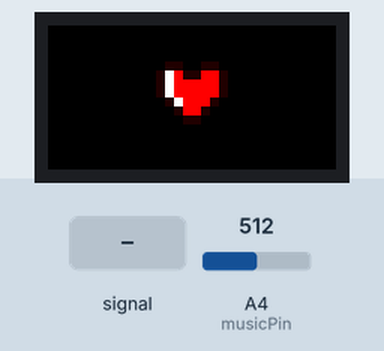
Recording of a sketch running on a simulated Arduino Uno, built with avr-gcc and run on an emulated ATmega328P. Shown: 32×16 colour display. The test bench sets the inputs (shaded band); at power-on: A4 (musicPin) = 512. What the sketch prints to the serial monitor is not drawn.

Above: at 1.2 s.
1.3 s: A4 (musicPin) fed a 200 Hz sine of ±81 counts around its level
At 1.38 s:
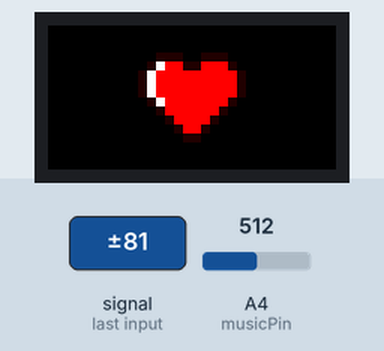
2.8 s: A4 (musicPin) fed a 1000 Hz sine of ±255 counts around its level
At 3.97 s:
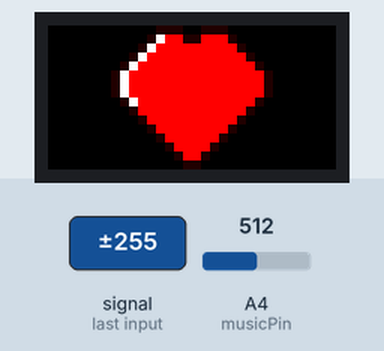
4.7 s: A4 (musicPin) set to 716
6.2 s: A4 (musicPin) set to 1023
7.7 s: A4 (musicPin) set to 511
Timing chart, 0 to 10.2 s (numbered marks = the images above; inputs shaded):
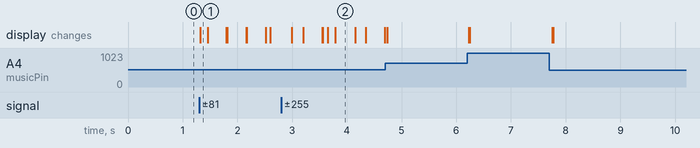

Measured:
- after the input at 1.3 s, the display: changes at once (image 1)

The sketch:

heart.ino
```cpp
#include <Adafruit_GFX.h>   // Core graphics library
#include <RGBmatrixPanel.h> // Hardware-specific library
#include "heart.h"

#define CLK 8  // MUST be on PORTB!
#define LAT A3
#define OE  9
#define A   A0
#define B   A1
#define C   A2
RGBmatrixPanel matrix(A, B, C, CLK, LAT, OE, true);

#define deltaThresh 15
#define changeWait 10000

int musicPin = A4;

int myabs(int i) {
    if (i < 0) return -1*i;
    else return i;
}

void setup() {
    matrix.begin();
    Serial.begin(9600);
    while (!Serial) {}
}

int curMusicVal;
int lastMusicVal;
int delta;
int size;
int lastBigChange = 0;
void loop() {

    curMusicVal = myabs(analogRead(musicPin) - 512);
    delta = myabs(curMusicVal - lastMusicVal);

    if (delta < deltaThresh && lastBigChange < changeWait) lastBigChange++;
    else if (delta > 50) lastBigChange = 0;

    Serial.println(lastBigChange);

    matrix.fillScreen(0);
    if (lastBigChange < 10000) {
        size = 4 + (delta/30);
        drawHeart(&matrix,16-size,9-size,size*2);
    }
    matrix.swapBuffers(false);


    lastMusicVal = curMusicVal;
}
```

heart.h
```cpp
#define heartred           matrix->Color333(0x61,0,0)
#define heartredlight      matrix->Color333(0xff,0,0)
#define heartredhighlight  matrix->Color333(0xff,0xff,0xff)

void drawHeart(RGBmatrixPanel* matrix, int x, int y, int size) {

    //Bottom left diagonal
    int j = size - 3;
    int i;
    for (i=size/2 - 1; i>0; i--) {
        matrix->drawPixel(x+i,y+j,heartred);
        for (int k=i+1; k<size-i; k++) matrix->drawPixel(x+k,y+j,heartredlight);
        if (i==1) matrix->drawPixel(x+i+1,y+j,heartredhighlight);
        j--;
    }

    //Left vertical
    matrix->drawPixel(x+i,y+j,heartred);
        for (int k=i+1; k<size-i; k++) matrix->drawPixel(x+k,y+j,heartredlight);
        matrix->drawPixel(x+i+1,y+j,heartredhighlight);
        j--;
    matrix->drawPixel(x+i,y+j,heartred);
        for (int k=i+1; k<size-i; k++) matrix->drawPixel(x+k,y+j,heartredlight);
        matrix->drawPixel(x+i+1,y+j,heartredhighlight);
        j--;
    matrix->drawPixel(x+i,y+j,heartred);
        for (int k=i+1; k<size-i; k++) matrix->drawPixel(x+k,y+j,heartredlight);
        matrix->drawPixel(x+i+1,y+j,heartredhighlight);
        j--;

    //top left diagaonal
    for (;j>0;j--) {
        i++;
        matrix->drawPixel(x+i,y+j,heartred);
        matrix->drawPixel(x+i+1,y+j,heartredhighlight);
        for (int k=i+2; k<size-i; k++) matrix->drawPixel(x+k,y+j,heartredlight);
    }

    //top left horizontal
    i++;
    int top_row_size = 0;
    for (;i<size/2-1;i++) {
        top_row_size++;
        matrix->drawPixel(x+i,y+j,heartred);
    }

    //top left middle
    j++;
    matrix->drawPixel(x+i,y+j,heartred);

    //Starting on the other half
    //top right middle
    i++;
    matrix->drawPixel(x+i,y+j,heartred);

    //top right horizontal
    i++; j--;
    for (int k=0; k<top_row_size; k++) {
        matrix->drawPixel(x+i,y+j,heartred);
        i++;
    }

    //top right diagonal
    j++;
    for (;i<size;i++) {
        matrix->drawPixel(x+i,y+j,heartred);
        j++;
    }

    //right vertical
    i--;
    matrix->drawPixel(x+i,y+j,heartred); j++;
    matrix->drawPixel(x+i,y+j,heartred);

    //bottom right diagonal
    for (;i>size/2 - 1; i--) {
        matrix->drawPixel(x+i,y+j,heartred);
        j++;
    }
}

void drawFilledHeart(RGBmatrixPanel* matrix, int x, int y, int size) {
    for (int i=0; i<size/2; i++) {
        drawHeart(matrix,x+i,y+i,size-i);
    }
}
```
